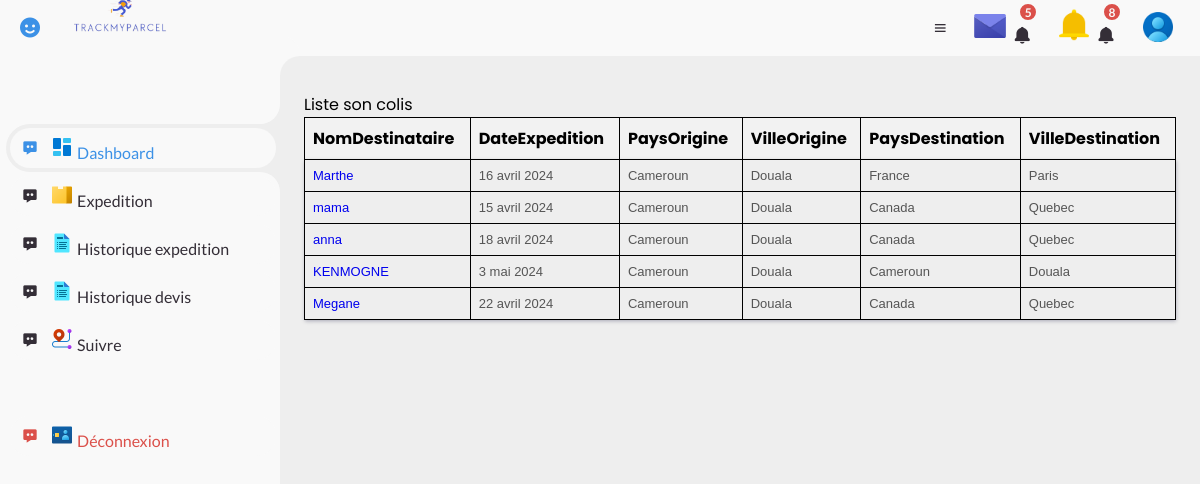
Page /colis/liste_suivi/ (signed in) on the committed database.
### colis/models.py (models this page shows, shortened)
class Expedition(models.Model):
    nom = models.CharField(max_length=50,)
    prenom = models.CharField(max_length=50, )
    email = models.EmailField()
    tel = models.IntegerField()
    gender = models.CharField(max_length=100, )
    longueur = models.IntegerField()
    largeur = models.IntegerField()
    hauteur = models.IntegerField()
    quantite = models.IntegerField()
    poids = models.IntegerField()
    description = models.CharField(max_length=50,verbose_name="Description")
    dateExp = models.DateField()
    pays_origine = models.CharField(max_length=100)
    ville_origin = models.CharField(max_length=100)
    pays_destination = models.CharField(max_length=100)
    ville_destination = models.CharField(max_length=100)
    mode_transport = models.CharField(max_length=50)
    devise = models.CharField(max_length=100, null=True)
    prix = models.IntegerField(null=True)

### colis/views.py (the view)
# urls.py: path('liste_suivi/', views.list_suivi, name='liste_suivi'),
@login_required(login_url="/accounts/login_user")
def list_suivi(request):
    expe = Expedition.objects.all()
    return render(request,"colis/liste_suivi.html",{"expo":expe})

### colis/templates/colis/liste_suivi.html (shortened to what this page needs)
{% load static %}
<!DOCTYPE html>
<html lang="en">
<head>
    <link href='https://unpkg.com/boxicons@2.0.9/css/boxicons.min.css' rel='stylesheet'>
	<link rel="stylesheet" href="{% static 'colis/css/dashboard.css' %}">
    <link rel="stylesheet" href="{% static 'colis/css/suivre.css' %}">
</head>
<body>
{% include 'colis/couche/sidebar.html' %}
	<section id="content">
		{% include 'colis/couche/navbar.html' %}
		<main>
			<div class="container">
				<header>Liste son colis</header>
				<form action="#">
					<div class="form first">
                        <table>
                            <thead>
                             <tr>
                                <th>NomDestinataire</th>
                                <th>DateExpedition</th>
                                <th>PaysOrigine</th>
                                <th>VilleOrigine</th>
                                <th>PaysDestination</th>
                                <th>VilleDestination</th>
                             </tr>
                            </thead>
                            <tbody>
                                {% for exp in expo %}
                                <tr>
                                   <td><a href="{% url 'colis:suivi' exp.id  %}">{{ exp.nom }}</a></td>
                                   <td>{{ exp.dateExp }}</td>
                                   <td>{{ exp.pays_origine }}</td>
                                   <td>{{ exp.ville_origin }}</td>
                                   <td>{{ exp.pays_destination }}</td>
                                   <td>{{ exp.ville_destination }}</td>
                                </tr>
                               {% endfor %}
                            </tbody>
                         </table>
				</form>
			</div>
		</main>
	</section>
</body>
</html>

### colis/static/colis/css/dashboard.css (style rules this page uses)
* { margin: 0; padding: 0; box-sizing: border-box; }
a { text-decoration: none; }
:root { --poppins: 'Poppins', sans-serif; --lato: 'Lato', sans-serif; --light: #F9F9F9; --blue: #3C91E6; --light-blue: #CFE8FF; --grey: #eee; --dark-grey: #AAAAAA; --dark: #342E37; --red: #DB504A; --yellow: #FFCE26; --light-yellow: #FFF2C6; --orange: #FD7238; --light-orange: #FFE0D3; --green :#66CDAA; }
html { overflow-x: hidden; }
body { background: var(--grey); overflow-x: hidden; }
#content { position: relative; width: calc(100% - 280px); left: 280px; transition: .3s ease; }
#content main { width: 100%; padding: 36px 24px; font-family: var(--poppins); max-height: calc(100vh - 56px); overflow-y: auto; }

### colis/static/colis/css/suivre.css (style rules this page uses)
table { border-collapse: collapse; width: 100%; }
th, td { border: 1px solid black; padding: 8px; text-align: left; }
th { background-color: #f2f2f2; }
tbody { font-family: sans-serif; background: transparent; color: #555; font-size: 13px; box-shadow: 0 1px 4px 0px rgba(0,0,50,0.3); }

### rows in the picture
Expedition: nom "Marthe", dateExp "16 avril 2024", pays_origine "Cameroun", ville_origin "Douala", pays_destination "France", ville_destination "Paris"
Expedition: nom "mama", dateExp "15 avril 2024", pays_origine "Cameroun", ville_origin "Douala", pays_destination "Canada", ville_destination "Quebec"
Expedition: nom "anna", dateExp "18 avril 2024", pays_origine "Cameroun", ville_origin "Douala", pays_destination "Canada", ville_destination "Quebec"
Expedition: nom "KENMOGNE", dateExp "3 mai 2024", pays_origine "Cameroun", ville_origin "Douala", pays_destination "Cameroun", ville_destination "Douala"
Expedition: nom "Megane", dateExp "22 avril 2024", pays_origine "Cameroun", ville_origin "Douala", pays_destination "Canada", ville_destination "Quebec"
